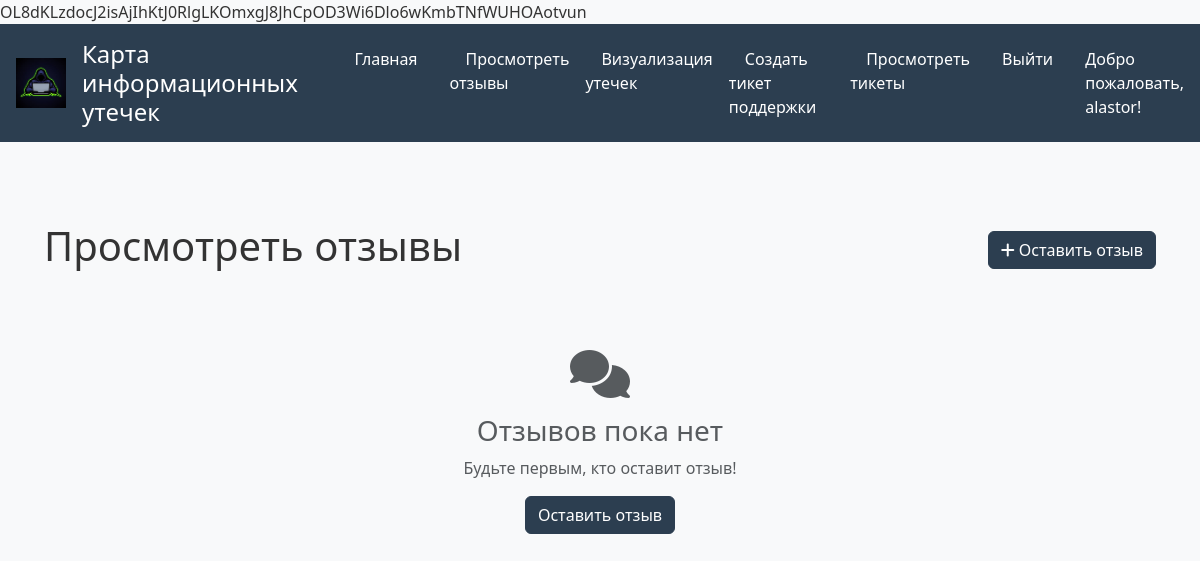
/view_feedback/ (signed in), run on an earlier commit of the app's database.
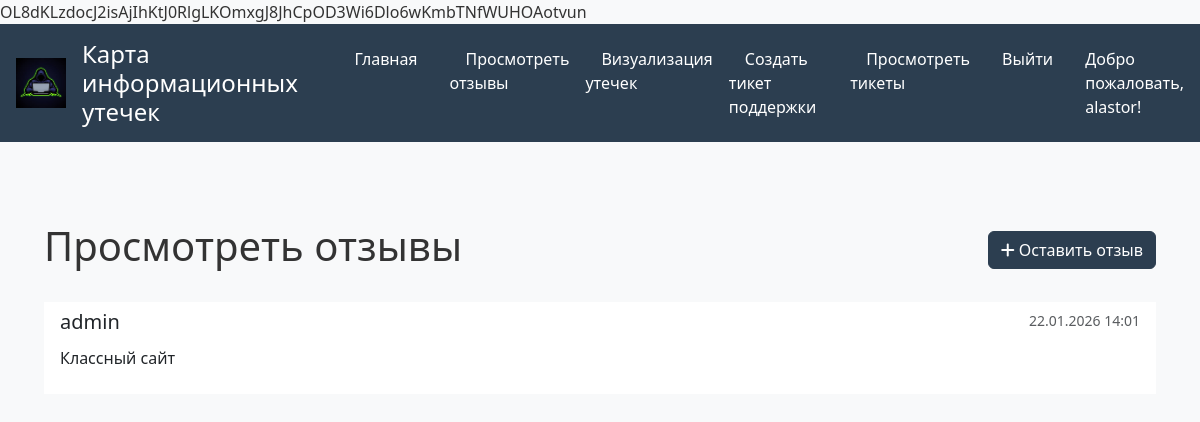
And on a later commit of the database.
### leaksmap/models.py (models this page shows, shortened)
class Feedback(models.Model):
    user = models.ForeignKey(
        User,
        on_delete=models.SET_NULL,
        null=True,
        blank=True
    )
    content = models.TextField(
        validators=[MaxLengthValidator(5000)]
    )
    created_at = models.DateTimeField(auto_now_add=True)
    class Meta:
        verbose_name = "Feedback"
        verbose_name_plural = "Feedbacks"
        ordering = ['-created_at']
        indexes = [
            models.Index(fields=['user']),
            models.Index(fields=['created_at']),
        ]

### leaksmap/feedback.py (the view)
# urls.py: path('view_feedback/', feedback.view_feedback, name='view_feedback'),
def view_feedback(request):
    feedbacks = Feedback.objects.all().order_by('-created_at')
    return render(request, 'leaksmap/view_feedback.html', {'feedbacks': feedbacks})

### leaksmap/templates/leaksmap/view_feedback.html (shortened to what this page needs)
{% extends "leaksmap/base.html" %}
{% block content %}
    <div class="container mt-5">
        <div class="d-flex justify-content-between align-items-center mb-4">
            <h1>Просмотреть отзывы</h1>
            <a href="{% url 'feedback' %}" class="btn btn-primary">
                <i class="fas fa-plus"></i> Оставить отзыв
            </a>
        </div>
        {% if feedbacks %}
            <ul class="list-group list-group-flush">
                {% for feedback in feedbacks %}
                    <li class="list-group-item">
                        <div class="d-flex w-100 justify-content-between">
                            <h5 class="mb-1">{{ feedback.user.username|default:'Аноним' }}</h5>
                            <small class="text-muted">{{ feedback.created_at|date:"d.m.Y H:i" }}</small>
                        </div>
                        <p class="mb-2">{{ feedback.content|escape|linebreaks }}</p>
                    </li>
                {% endfor %}
            </ul>
        {% else %}
            <div class="text-center py-5">
                <i class="fas fa-comments fa-3x text-muted mb-3"></i>
                <h3 class="text-muted">Отзывов пока нет</h3>
                <p class="text-muted">Будьте первым, кто оставит отзыв!</p>
                <a href="{% url 'feedback' %}" class="btn btn-primary">Оставить отзыв</a>
            </div>
        {% endif %}
    </div>
{% endblock %}

What changed in the data, as far as the page shows it:
added Feedback: user.username "admin", created_at "22.01.2026 14:01", content "Классный сайт"
Also different on the page:
text no longer shown: "Отзывов пока нет Будьте первым, кто оставит отзыв! Оставить отзыв"
